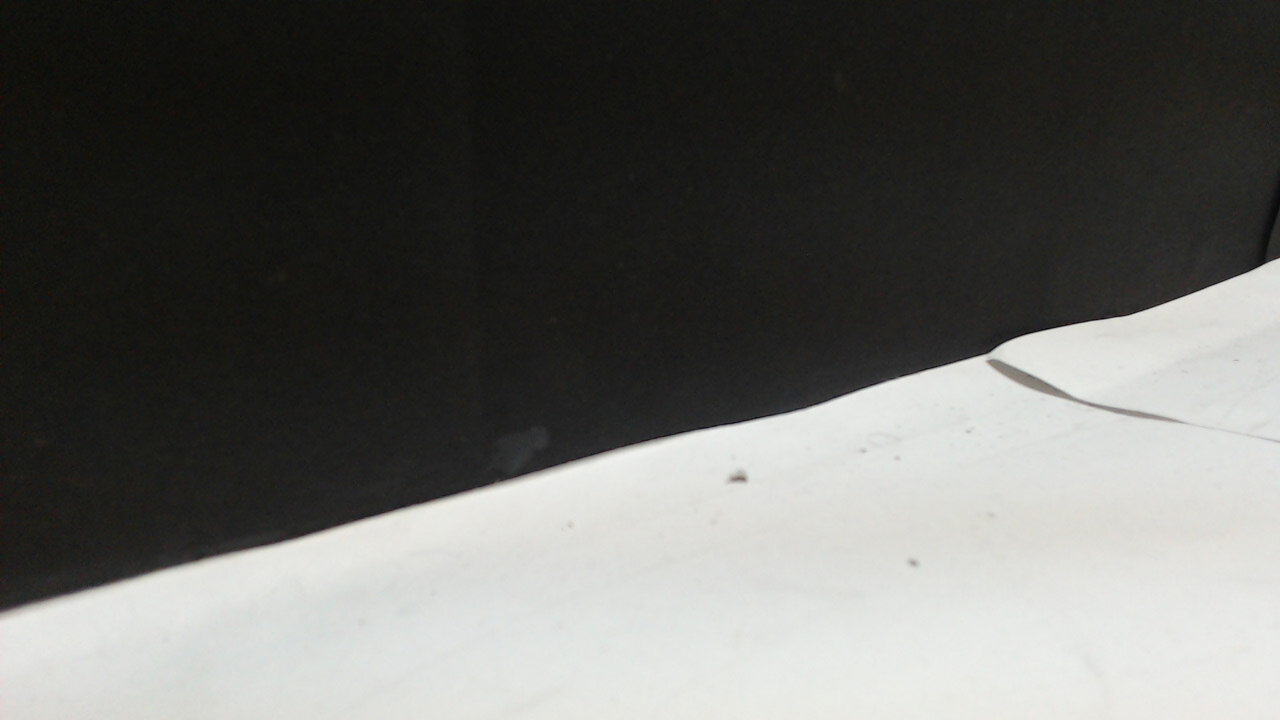
//> input picture ps3_1.jpg, 1280 x 720 px
$ ./ps3   (built with g++ and OpenCV 4)
//> lines starting //> are read from the running program, lines starting //| are printed output that depends on the picture; after the words box and inside, x2 and y2 are one past the last pixel; in counts of white or black regions, pixels touching at a corner belong together
#include<stdio.h>
#include "opencv2/highgui/highgui.hpp"
#include "opencv2/imgproc/imgproc.hpp"
#include "opencv2/core/core.hpp"

using namespace std;
using namespace cv;

int m(int,int,Mat);
int n(int,int,Mat);
void direction(Mat,int,int);

int main()
{

	Mat img=imread("ps3_1.jpg",0);
//> img: 720 rows x 1280 cols, CV_8UC1; min 4, max 244, mean 102.1
	direction(img,106,36);
//> after the loop in direction, `for(i=0;i<img.rows;i++)`:
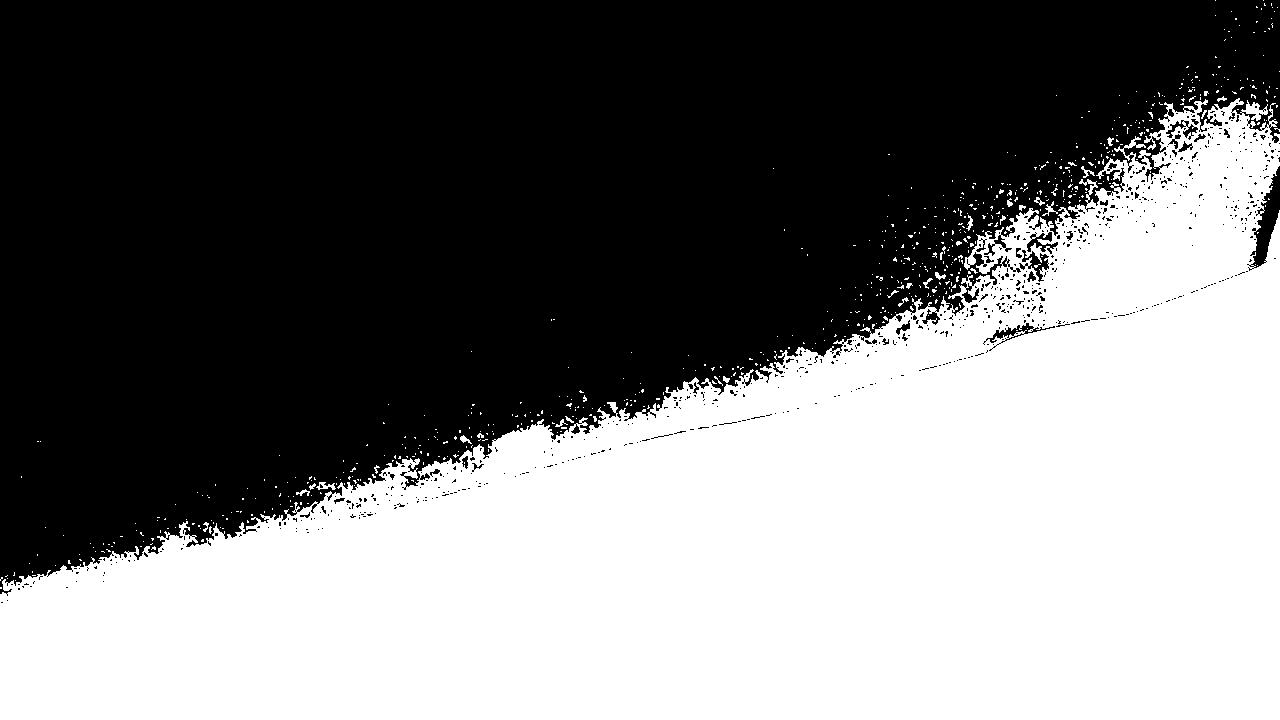
//> fres: 720 rows x 1280 cols, CV_8UC1; 46.7% white; 673 white regions (645 under 20 px), largest, box (x1, y1, x2, y2) and area: (0, 98, 1280, 720) 427519, (316, 482, 336, 490) 81, (1042, 201, 1058, 216) 66
//> the loop in direction, `for(i=img.cols/2;i<img.cols;i++)` made 640 passes
//> countr on passes 1 to 3: 278, 586, 865
//> after the loop in direction, `for(i=img.cols/2;i<img.cols;i++)`: countr = 245941
//> the loop in direction, `for(i=img.cols/2;i>=0;i--)` made 641 passes
//> countl on passes 1 to 3: 278, 586, 894
//> after the loop in direction, `for(i=img.cols/2;i>=0;i--)`: countl = 135212
	img=imread("ps3_2.jpg",0);
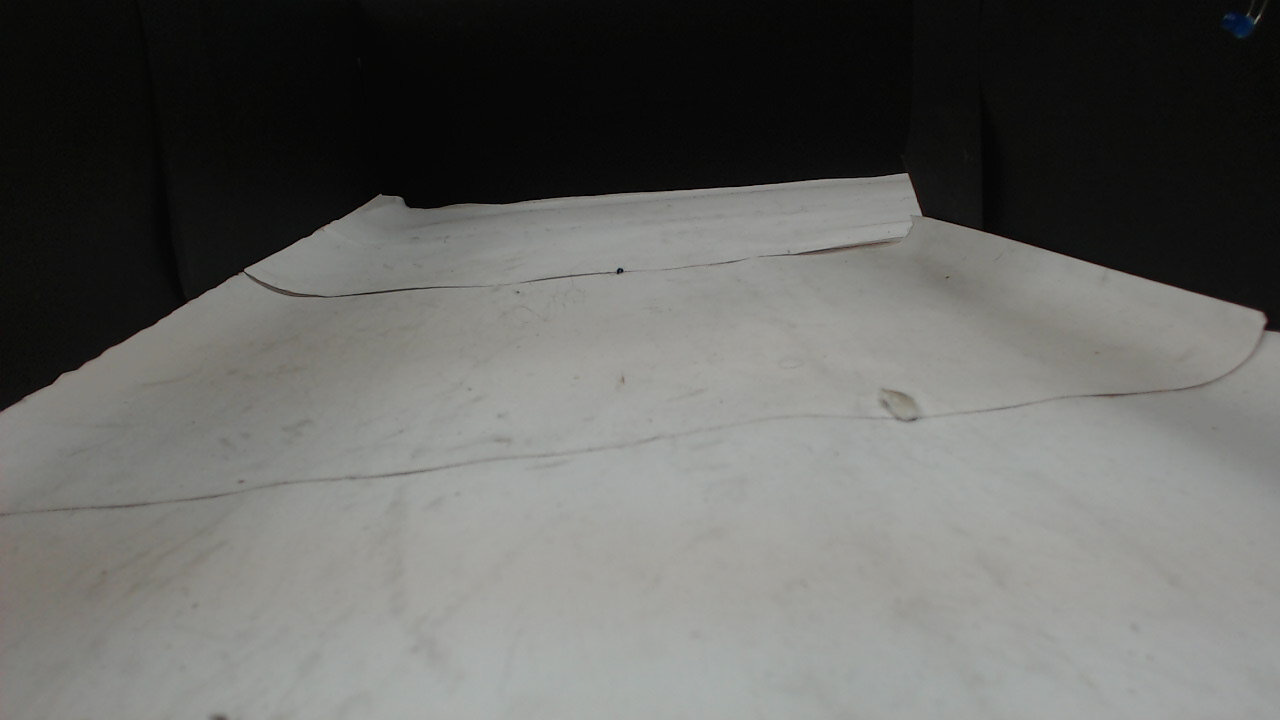
//> input picture ps3_2.jpg, 1280 x 720 px
//> img: 720 rows x 1280 cols, CV_8UC1; min 0, max 174, mean 101.5
	direction(img,255,48);
//> after the loop in direction (call 2), `for(i=0;i<img.rows;i++)`: fres: 720 rows x 1280 cols, CV_8UC1; 65.9% white; 21 black regions (17 under 20 px), largest, box (x1, y1, x2, y2) and area: (0, 0, 1280, 411) 314103, (353, 292, 383, 295) 32, (617, 268, 623, 274) 21, (402, 288, 423, 290) 21
//> the loop in direction (call 2), `for(i=img.cols/2;i<img.cols;i++)` made 640 passes
//> countr on passes 1 to 3: 528, 1056, 1584
//> the loop in direction (call 2), `for(i=img.cols/2;i>=0;i--)` made 641 passes
	img=imread("ps3_3.jpg",0);
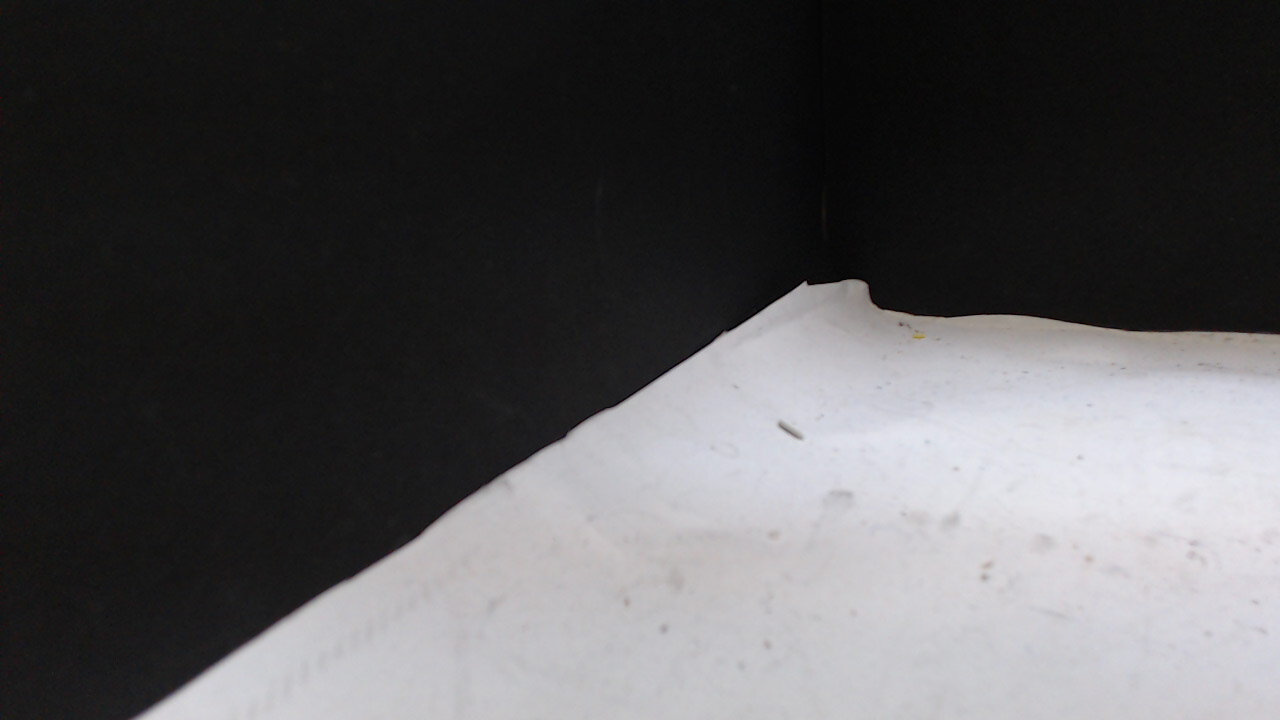
//> input picture ps3_3.jpg, 1280 x 720 px
//> img: 720 rows x 1280 cols, CV_8UC1; min 0, max 235, mean 85.4
	direction(img,73,48);
//> call 3 of direction, with a = 73, b = 48
//> after the loop in direction (call 3), `for(i=0;i<img.rows;i++)`:
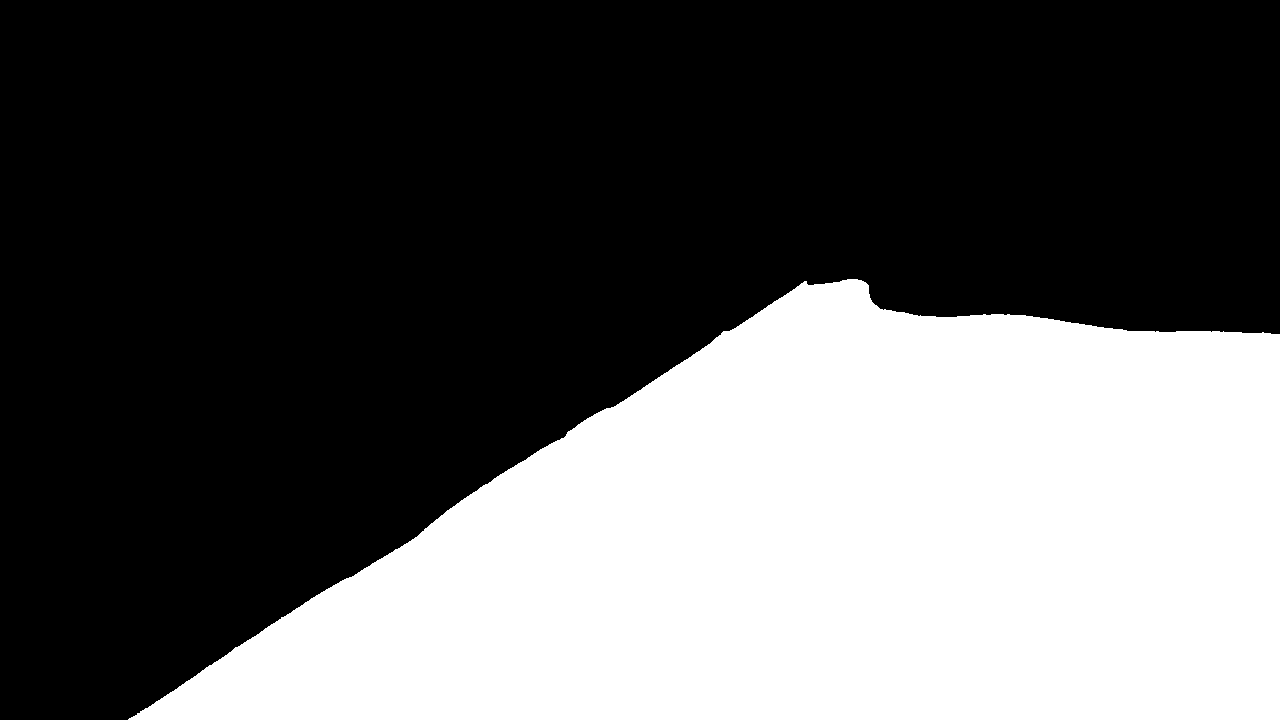
//> fres: 720 rows x 1280 cols, CV_8UC1; 36.9% white; 1 white region, box (x1, y1, x2, y2) and area: (128, 279, 1280, 720) 340291
//> the loop in direction (call 3), `for(i=img.cols/2;i<img.cols;i++)` made 640 passes
//> countr on passes 1 to 3: 330, 661, 993
//> after the loop in direction (call 3), `for(i=img.cols/2;i<img.cols;i++)`: countr = 254763
//> the loop in direction (call 3), `for(i=img.cols/2;i>=0;i--)` made 641 passes
//> countl on passes 1 to 3: 330, 660, 989
//> after the loop in direction (call 3), `for(i=img.cols/2;i>=0;i--)`: countl = 85858

	return 0;
}


int m(int x,int y,Mat img)
{

	int i,j;

	for(i=-1;i<3;i++)
	for(j=-1;j<3;j++)
	{

		if (img.at<uchar>(x+i,y+j)>=127) return 255;
	}

return 0;

}

int n(int x, int y,Mat result)
{

	int i,j;

	for(i=-1;i<3;i++)
	for(j=-1;j<3;j++)
	{

		if (result.at<uchar>(x+i,y+j)<127) return 0;
	}

return 255;

}

void direction(Mat img,int a,int b)
{
	int i,j,k,countl=0,countr=0,flag=0;

	Mat result(img.rows,img.cols,CV_8UC1,Scalar(0));
	Mat fres(img.rows,img.cols,CV_8UC1,Scalar(0));

	namedWindow("win",WINDOW_NORMAL);

	for(i=0;i<img.rows;i++)
	{
		for(j=0;j<img.cols;j++)
		{
			if(img.at<uchar>(i,j)<b){ fres.at<uchar>(i,j)=0;}
			else{ fres.at<uchar>(i,j)=255;}
		}
	}

	// [27 lines of commented-out code are left out]

	for(i=img.cols/2;i<img.cols;i++)
	{
		for(j=img.rows-1;j>=0;j--)
		{
			if(fres.at<uchar>(j,i)==255) countr++;
			else break;
		}
	}

	for(i=img.cols/2;i>=0;i--)
	{
		for(j=img.rows-1;j>=0;j--)
		{
			if(fres.at<uchar>(j,i)==255) countl++;
			else break;
		}
	}

	imshow("win",result);

	if(countl>countr) printf("left");
	if(countl<countr) printf("right");
	if(countl==countr) printf("straight");

	waitKey(0);

}
